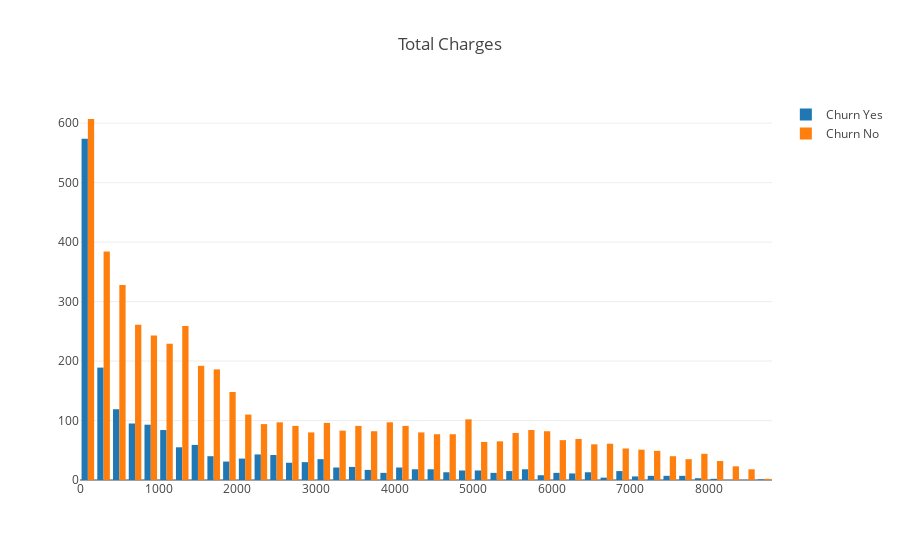

The code cell stored with this chart in its notebook:
### Code cell
plot_hist(feature = "TotalCharges", title = "Total Charges")

### Figure 1 — Plotly figure (JSON) as saved in the notebook; plotly's stock layout.template omitted (floating-point values rounded to 4 significant figures; data arrays with more than 128 entries replaced by an {"elided": "..."} marker saying what was removed)
{"data": [{"histfunc": "count", "name": "Churn Yes", "type": "histogram", "x": {"elided": "1869 str values"}}, {"histfunc": "count", "name": "Churn No", "type": "histogram", "x": {"elided": "5163 str values"}}], "layout": {"title": "Total Charges"}}
